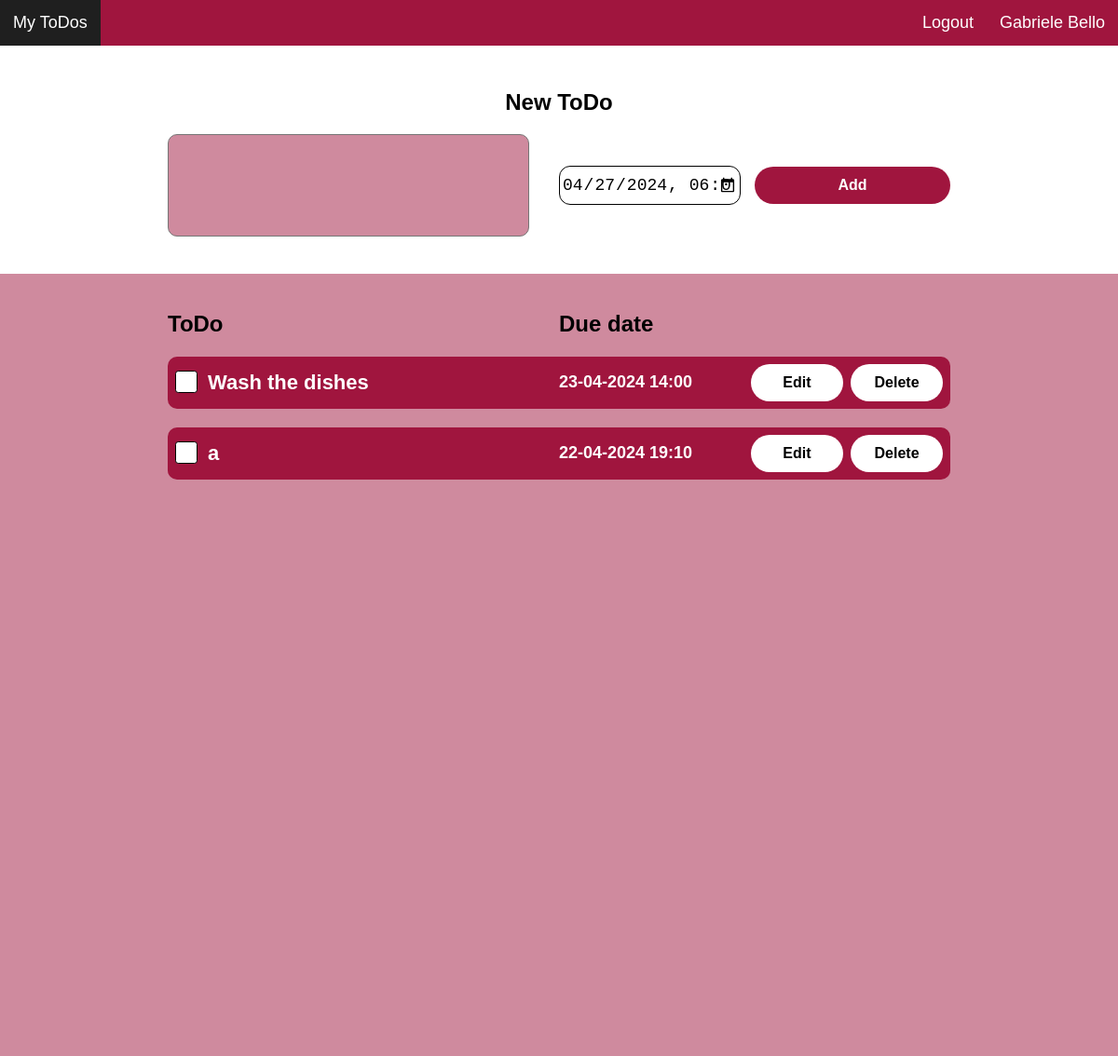
/ (signed in), run on the app's committed database.
### app/models.py (models this page shows)
class User(db.Model, UserMixin):
  id = db.Column(db.Integer, primary_key=True)
  email = db.Column(db.String(150), unique=True)
  username = db.Column(db.String(150), unique=True)
  full_name = db.Column(db.String(150))
  password = db.Column(db.String(150))
  todos = db.relationship("ToDo")

class ToDo(db.Model):
  id = db.Column(db.Integer, primary_key=True)
  text = db.Column(db.String(10000))
  status = db.Column(db.Boolean)
  date = db.Column(db.DateTime(timezone=True), default=func.now())
  user_id = db.Column(db.Integer, db.ForeignKey("user.id"))

### app/views.py (the view)
@views.route("/", methods=["GET", "POST"])
@login_required
def dashboard():
  now = datetime.now()
  now = now.strftime("%Y-%m-%dT%H:%M")
  if request.method == "POST":
    todo = request.form.get("todo")
    date = datetime.strptime(request.form.get("date"), '%Y-%m-%dT%H:%M')
    print(date)
    if len(todo) < 1:
      flash("Insert text.", category="error")
    else:
      new_todo = ToDo(text=todo, date=date, user_id=current_user.id, status=False)
      db.session.add(new_todo)
      db.session.commit()
      flash("ToDo created!", category="success")
    return render_template("dashboard.html", user=current_user, now=now)
  elif request.method == "GET":
    return render_template("dashboard.html", user=current_user, now=now)

### app/views.py (called while the page is built)
@views.context_processor
def my_utility_processor():
  def convert_date(date):
    return date.strftime("%d-%m-%Y %H:%M")
  return dict(convert_date=convert_date)

### main.py (called while the page is built)
@login_manager.user_loader
def load_user(id):
  return User.query.get(int(id))

### templates/dashboard.html (shortened to what this page needs)
{% extends "layout.html" %}
{% block main %}
<div class="todo-form-div">
  <h1>New ToDo</h1>
  <form method="post" action="/" class="todo-form">
    <textarea name="todo" class="todo-textarea"></textarea>
    <input class="todo-date" type="datetime-local" name="date" value="{{now}}" min="{{now}}">
    <button type="submit" class="main-button">Add</button>
  </form>
</div>
<div class="bottom-div">
  <div class="todos-header"><div>ToDo</div><div>Due date</div></div>
  <ul class="todos-list">
    {% for todo in user.todos %}
      <li class="todos-list-{{ todo.id }}">
        {% if todo.status == true %}
        <div class="checkbox-container checkbox-container-{{ todo.id }}">
          <input data-id="{{ todo.id }}" id="checkbox{{ todo.id }}" type="checkbox" class="checkbox-{{ todo.id }} checkbox" checked>
          <label for="checkbox{{ todo.id }}"><span class="todo-text-{{ todo.id }}">{{ todo.text }}</span></label>
        </div>
        <form class="hide edit-form-{{ todo.id }} edit-form" method="POST" action="/edit-todo">
          <textarea class="edit-input" placeholder="Insert edited ToDo" name="edited_todo" autocomplete="off">{{todo.text}}</textarea>
          <input class="edit-date" type="datetime-local" name="edited_date" value="{{todo.date}}">
          <button class="sec-button" name="button" value="{{ todo.id }}" type="submit" >Save</button>
        </form>
        {% else %}
        <div class="checkbox-container checkbox-container-{{ todo.id }}">
          <label for="checkbox{{ todo.id }}"><span class="todo-text-{{ todo.id }}">{{ todo.text }}</span></label>
        </div>
        {% endif %}
        <div class="date-text date-text-{{todo.id}}">{{convert_date(todo.date)}}</div>
        <button data-id="{{ todo.id }}" id="editButton" class="edit-button edit-button-{{ todo.id }} sec-button">Edit</button>
        <button class="sec-button delete-button-{{ todo.id }}" data-id="{{ todo.id }}" id="deleteButton">Delete</button>
      </li>
    {% endfor %}
  </ul>
</div>
{% endblock %}

### templates/layout.html (shortened to what this page needs)
<!DOCTYPE html>
<html lang="en">
<head>
  <link rel="stylesheet" href="../static/styles/navbar.css">
  <link rel="stylesheet" href="../static/styles/buttons.css">
  <link rel="stylesheet" href="../static/styles/forms.css">
  <link rel="stylesheet" href="../static/styles/todos.css">
  <link rel="stylesheet" href="../static/styles/switchers.css">
  <link rel="stylesheet" href="../static/styles/general.css">
</head>
<body>
  <nav class="header-navbar">
    <ul>
      {% if user.is_authenticated %}
      <li class="left"><a class="a" href="/">My ToDos</a></li>
      <li class="right"><a class="a" href="/my-account">{% if user.full_name %}{{user.full_name}}{% else %}{{ user.username }}{% endif %}</a></li>
      <li class="right"><a class="a" href="/logout">Logout</a></li>
      {% else %}
      <li class="left logo">ToDo</li>
      <li class="right"><a class="a" href="/login">Login</a></li>
      <li class="right"><a class="a" href="/sign-up">Sign Up</a></li>
      {% endif %}
    </ul>
  </nav>
  <section>
    {% block main %}
    {% endblock %}
  </section>
</body>
</html>

### static/styles/navbar.css (style rules this page uses)
.header-navbar ul { list-style-type: none; width: 100%; margin: 0; padding: 0; position: fixed; background-color: #A0153E; z-index: 9999; top: 0; }
.left { display: inline; float: left; }
.right { display: inline; float: right; }
.a, .logo { display: block; color: white; text-decoration: none; text-align: center; padding-top: 14px; padding-bottom: 14px; padding-left: 14px; padding-right: 14px; font-size: 18px; transition: all 0.15s; height: 100%; }
.a[href="/my-account"] { overflow: hidden; white-space: nowrap; }

### static/styles/buttons.css (style rules this page uses)
.main-button, .sec-button { height: 40px; border: none; border-radius: 20px; font-size: 16px; cursor: pointer; transition: all 0.1s; font-weight: 600; }
.main-button { background-color: #A0153E; color: #ffffff; }
.sec-button { background-color: #ffffff; color: #000000; }

### static/styles/forms.css (style rules this page uses)
.todo-form-div { display: flex; flex-direction: column; align-items: center; width: 100%; }
.todo-form { display: grid; grid-template-columns: 50% 25% 25%; width: 70%; justify-content: center; align-items: center; }
label { font-size: 20px; font-weight: bold; }
.todo-textarea { background-color: #CF8A9E; font-size: 20px; font-weight: bold; color: black; font-family: Arial, Helvetica, sans-serif; resize: none; margin: 0; height: 100px; border-radius: 10px; padding: 4px; width: 90%; outline: none; }

### static/styles/todos.css (style rules this page uses)
.todos-list { display: flex; flex-direction: column; list-style-type: none; row-gap: 20px; width: 70%; padding-inline-start: 0px; }
.todos-list li { display: grid; grid-template-columns: 50% 25% 12% 1% 12%; align-items: center; padding: 8px; background-color:#A0153E; border-radius: 10px; }
.todos-list li span { width: 90%; word-wrap: break-word; }
.todos-header { font-size: 24px; font-weight: bold; width: 70%; display: grid; grid-template-columns: 50% 50%; }
.todo-date, .edit-date { width: 90%; border-radius: 12px; font-size: 18px; height: 40px; border: none; padding-left: 2px; padding-right: 2px; }
.todo-date { border: 1px solid black; }
.date-text { font-size: 18px; font-weight: bold; color: white; }
.checkbox-container label { cursor: pointer; font-size: 22px; color: white; display: flex; }
.checkbox-container label::before { content: ''; padding-left: 0.5em; padding-right: 0.5em; height: 1em; border: .05em solid black; border-radius: .15em; margin-right: .5em; background-color: white; }

### static/styles/switchers.css (style rules this page uses)
.active-nav { background-color: black; }

### static/styles/general.css (style rules this page uses)
html, body { font-family: Arial, Helvetica, sans-serif; margin: 0; height: 100%; }
.bottom-div { background-color: #CF8A9E; margin-top: 40px; padding-top: 40px; display: flex; flex-direction: column; align-items: center; row-gap: 5px; height: 100%; }
section { margin-top: 40px; padding-top: 3%; height: 100%; }

### data on the page
User: full_name "Gabriele Bello"
ToDo: text "Wash the dishes", date "23-04-2024 14:00"
ToDo: text "a", date "22-04-2024 19:10"
